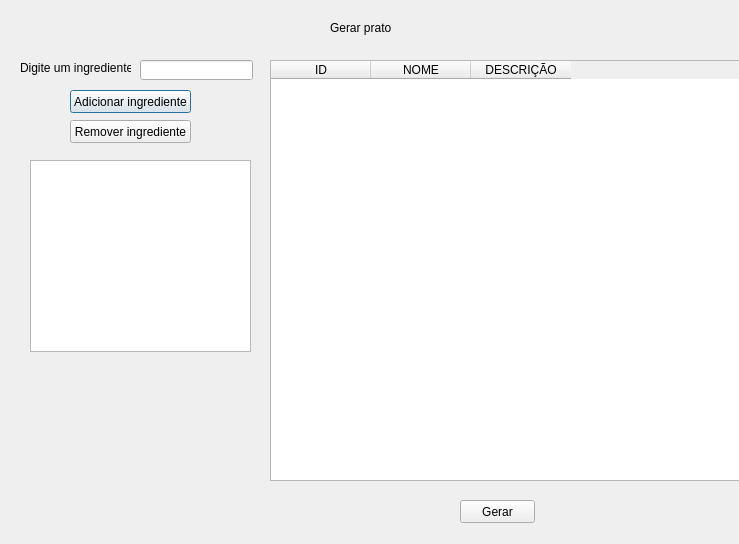
<?xml version="1.0" encoding="UTF-8"?>
<ui version="4.0">
 <class>Dialog</class>
 <widget class="QDialog" name="Dialog">
  <property name="geometry">
   <rect>
    <x>0</x>
    <y>0</y>
    <width>739</width>
    <height>544</height>
   </rect>
  </property>
  <property name="windowTitle">
   <string>Dialog</string>
  </property>
  <widget class="QLineEdit" name="lineEdit">
   <property name="geometry">
    <rect>
     <x>140</x>
     <y>60</y>
     <width>113</width>
     <height>20</height>
    </rect>
   </property>
  </widget>
  <widget class="QLabel" name="label">
   <property name="geometry">
    <rect>
     <x>20</x>
     <y>60</y>
     <width>111</width>
     <height>16</height>
    </rect>
   </property>
   <property name="text">
    <string>Digite um ingrediente</string>
   </property>
  </widget>
  <widget class="QListWidget" name="listWidget">
   <property name="geometry">
    <rect>
     <x>30</x>
     <y>160</y>
     <width>221</width>
     <height>192</height>
    </rect>
   </property>
  </widget>
  <widget class="QTableWidget" name="tableWidget">
   <property name="geometry">
    <rect>
     <x>270</x>
     <y>60</y>
     <width>471</width>
     <height>421</height>
    </rect>
   </property>
   <column>
    <property name="text">
     <string>ID</string>
    </property>
   </column>
   <column>
    <property name="text">
     <string>NOME</string>
    </property>
   </column>
   <column>
    <property name="text">
     <string>DESCRIÇÃO</string>
    </property>
   </column>
  </widget>
  <widget class="QPushButton" name="pushButton">
   <property name="geometry">
    <rect>
     <x>70</x>
     <y>90</y>
     <width>121</width>
     <height>23</height>
    </rect>
   </property>
   <property name="text">
    <string>Adicionar ingrediente</string>
   </property>
  </widget>
  <widget class="QPushButton" name="pushButton_2">
   <property name="geometry">
    <rect>
     <x>460</x>
     <y>500</y>
     <width>75</width>
     <height>23</height>
    </rect>
   </property>
   <property name="text">
    <string>Gerar</string>
   </property>
  </widget>
  <widget class="QLabel" name="label_2">
   <property name="geometry">
    <rect>
     <x>330</x>
     <y>20</y>
     <width>71</width>
     <height>16</height>
    </rect>
   </property>
   <property name="text">
    <string>Gerar prato</string>
   </property>
  </widget>
  <widget class="QPushButton" name="pushButton_3">
   <property name="geometry">
    <rect>
     <x>70</x>
     <y>120</y>
     <width>121</width>
     <height>23</height>
    </rect>
   </property>
   <property name="text">
    <string>Remover ingrediente</string>
   </property>
  </widget>
 </widget>
 <resources/>
 <connections/>
</ui>
